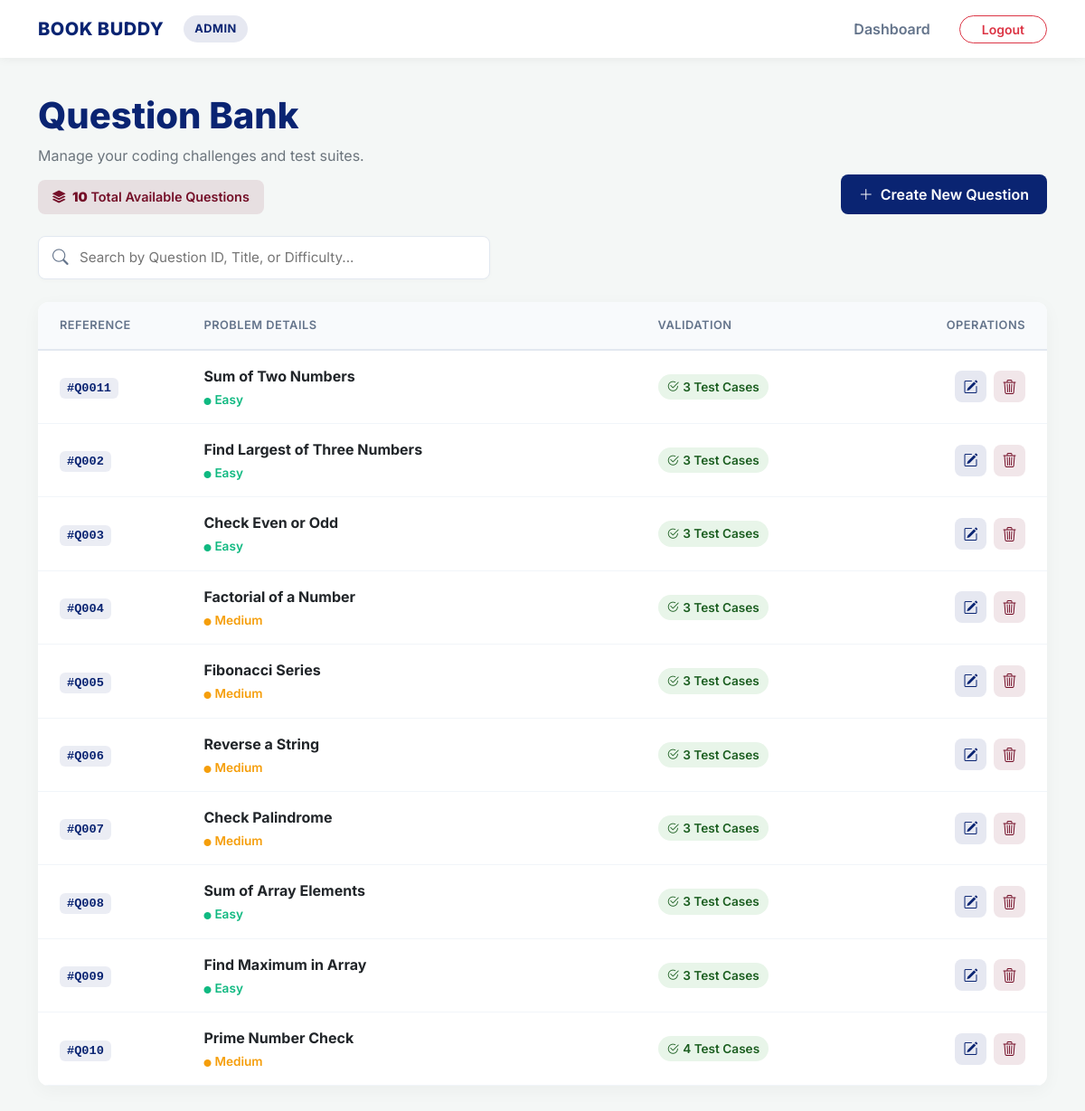
Page /show_all_questions on the earlier database version.
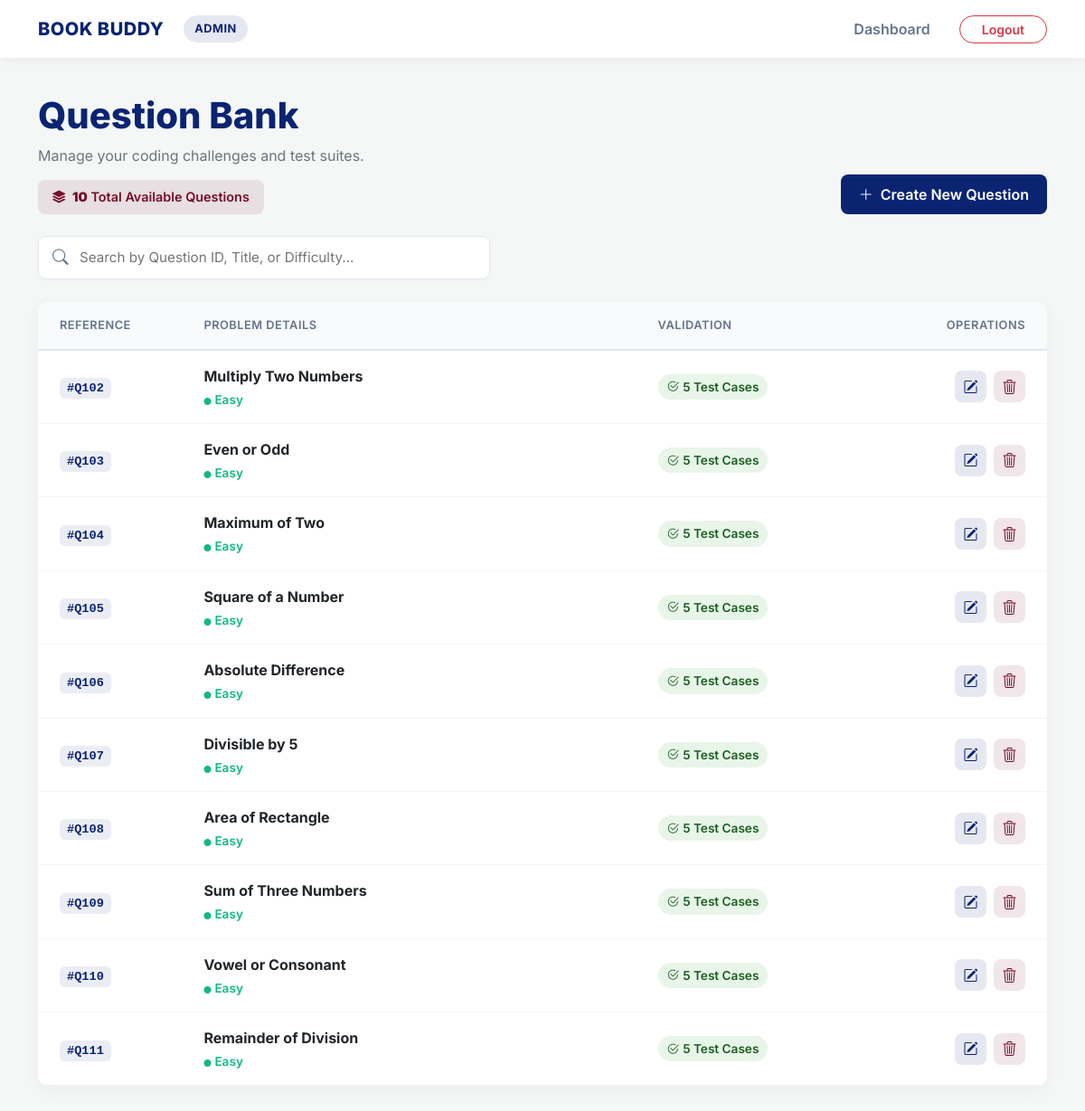
Same page on the later database version.
### app.py (models this page shows)
class Question(db.Model):
    id = db.Column(db.Integer, primary_key=True)
    question_id = db.Column(db.String(20))
    title = db.Column(db.String(200))
    description = db.Column(db.Text)
    input_format = db.Column(db.Text)
    output_format = db.Column(db.Text)
    constraints = db.Column(db.Text)
    explanation = db.Column(db.Text)
    difficulty = db.Column(db.String(20))
    test_cases = db.relationship('TestCase', backref='question', lazy=True, cascade='all, delete-orphan')

### app.py (the view)
@app.route('/show_all_questions', methods=['GET','POST'])
def every_question():
    questions = Question.query.all()
    return render_template('total_question.html', questions=questions)

### app.py (called while the page is built)
def ist_now():
    return datetime.now(IST_TZ).replace(tzinfo=None)

@app.context_processor
def inject_now():
    return {'now': ist_now()}

### templates/total_question.html (shortened to what the changed rows need)
<!DOCTYPE html>
<html lang="en">
<head>
    <link href="https://cdn.jsdelivr.net/npm/bootstrap@5.3.0/dist/css/bootstrap.min.css" rel="stylesheet">
    <link rel="stylesheet" href="https://cdn.jsdelivr.net/npm/bootstrap-icons@1.11.1/font/bootstrap-icons.css">
</head>
<body>
    <nav class="navbar navbar-expand-lg sticky-top">
        <div class="container">
            <a class="brand-wrapper" href="{{ url_for('admin_panel') }}">
                <h2 class="brand-name">BOOK BUDDY</h2>
            </a>
        </div>
    </nav>
    <main class="container">
        <header class="page-header row mb-4 align-items-end">
            <div class="col-md-6 mb-3 mb-md-0">
                <h1 class="display-6 mb-2">Question Bank</h1>
            </div>
        </header>
        <div class="card table-card">
            <div class="table-responsive">
                <table id="question_list" class="table align-middle mb-0">
                    <thead>
                        <tr>
                            <th class="ps-4" style="width: 15%;">Reference</th>
                            <th style="width: 45%;">Problem Details</th>
                            <th style="width: 20%;">Validation</th>
                            <th class="text-end pe-4" style="width: 20%;">Operations</th>
                        </tr>
                    </thead>
                    <tbody>
                        {% for q in questions %}
                        <tr>
                            <td class="ps-4">
                                <span class="ref-tag">#{{ q.question_id }}</span>
                            </td>
                            <td>
                                <div class="fw-bold text-dark fs-6 mb-1">{{ q.title }}</div>
                                {% set diff = q.difficulty|default('Easy')|lower %}
                                <div class="diff-{{ diff }}">
                                    <i class="bi bi-circle-fill me-1" style="font-size: 0.5rem;"></i>{{ q.difficulty|default('Easy') }}
                                </div>
                            </td>
                            <td>
                                <div class="test-count">
                                    <i class="bi bi-check2-circle me-1"></i>
                                    {{ q.test_cases|length }} Test Cases
                                </div>
                            </td>
                            <td class="text-end pe-4">
                                <div class="action-group">
                                    <a href="/admin/update/{{ q.id }}" class="btn-icon btn-edit-lite" title="Edit Question">
                                        <i class="bi bi-pencil-square"></i>
                                    </a>
                                    <a href="/admin/delete_question/{{ q.id }}"
                                       class="btn-icon btn-delete-lite"
                                       onclick="return confirmDelete(event, this.href);"
                                       title="Delete Question">
                                        <i class="bi bi-trash3"></i>
                                    </a>
                                </div>
                            </td>
                        </tr>
                        {% endfor %}
                    </tbody>
                </table>
            </div>
        </div>
    </main>
</body>
</html>

Differences in the rows shown:
changed Question: question_id "Q0011" → "Q102"; title "Sum of Two Numbers" → "Multiply Two Numbers"; test_cases|length "3" → "5"
changed Question: question_id "Q002" → "Q103"; title "Find Largest of Three Numbers" → "Even or Odd"; test_cases|length "3" → "5"
changed Question: question_id "Q003" → "Q104"; title "Check Even or Odd" → "Maximum of Two"; test_cases|length "3" → "5"
changed Question: question_id "Q004" → "Q105"; title "Factorial of a Number" → "Square of a Number"; difficulty "Medium" → "Easy"; test_cases|length "3" → "5"
changed Question: question_id "Q005" → "Q106"; title "Fibonacci Series" → "Absolute Difference"; difficulty "Medium" → "Easy"; test_cases|length "3" → "5"
changed Question: question_id "Q006" → "Q107"; title "Reverse a String" → "Divisible by 5"; difficulty "Medium" → "Easy"; test_cases|length "3" → "5"
changed Question: question_id "Q007" → "Q108"; title "Check Palindrome" → "Area of Rectangle"; difficulty "Medium" → "Easy"; test_cases|length "3" → "5"
changed Question: question_id "Q008" → "Q109"; title "Sum of Array Elements" → "Sum of Three Numbers"; test_cases|length "3" → "5"
changed Question: question_id "Q009" → "Q110"; title "Find Maximum in Array" → "Vowel or Consonant"; test_cases|length "3" → "5"
changed Question: question_id "Q010" → "Q111"; title "Prime Number Check" → "Remainder of Division"; difficulty "Medium" → "Easy"; test_cases|length "4" → "5"
